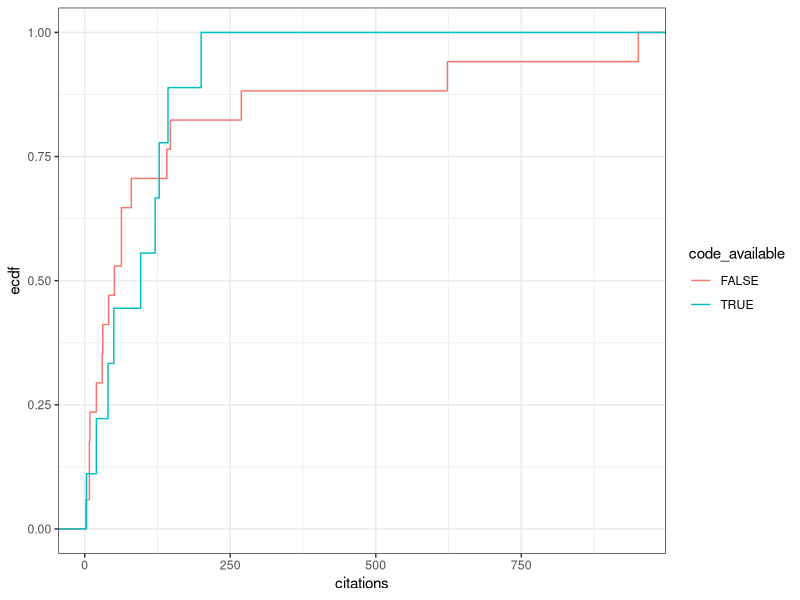

This figure's R source:
library(data.table)
library(ggplot2)

citations <- data.table(
  citations = c(623, 63, 147, 269, 121, 63, 8, 31, 143, 20, 141, 40, 9, 51, 41, 8, 200, 80, 951, 2, 30, 96, 50, 3, 128, 20),
  code_available = c(F, F, F, F, T, F, F, F, T, F, F, T, F, F, F, F, T, F, F, F, F, T, T, T, T, T)
)

ggplot(citations, aes(x = citations, color = code_available))+
  stat_ecdf()+
  theme_bw()
